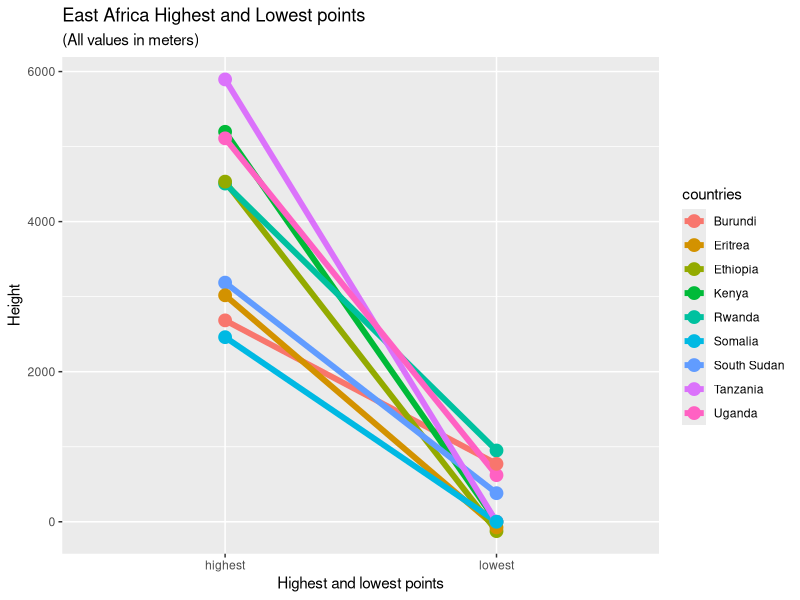

This chart was generated by the following R code:
library(ggplot2)

points <- rep(c('lowest', 'highest'), 3)
countries <- c(rep('Kenya', 2), rep('Uganda', 2), rep('Tanzania',2), rep('Rwanda', 2), rep('Burundi', 2), rep('Ethiopia', 2), 
               rep('South Sudan', 2), rep('Eritrea', 2), rep('Somalia', 2))
values <- c(0, 5197, 621, 5110, 0, 5895, 950, 4507, 772, 2684, -125, 4533, 381, 3187, -75, 3018, 0, 2460 )

terrain <- data.frame(points, countries, values)

terrain

p <- function(){
  ggplot(data = terrain, aes(x = points, y = values, group = countries)) +
    geom_line(aes(color = countries), size = 2) +
    geom_point(aes(color = countries), size = 4) +
    labs(
      title = "East Africa Highest and Lowest points",
      subtitle = "(All values in meters)"
    ) + 
    xlab("Highest and lowest points") +
    ylab("Height")
  
  ggsave(filename = "/home/collins/Documents/dev/mine/lab/r/30-day-challenge/eaTerrain.png")
}

p()
